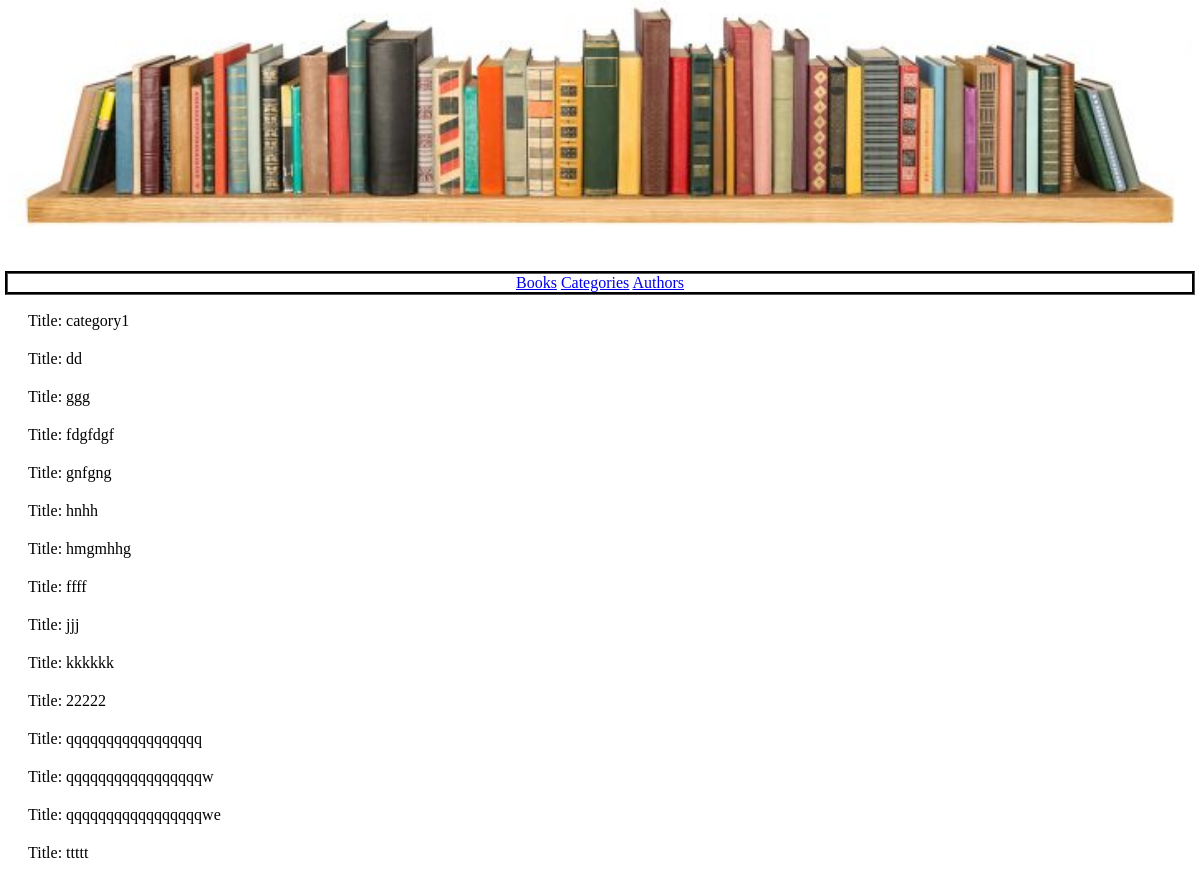
Page /categories/ on the committed database.
### djangoapp/models.py (models this page shows)
class Category(models.Model):
    title = models.CharField(max_length=20)

### djangoapp/views.py (the view)
# urls.py: url(r'^categories/$', views.CategoryListView.as_view(), name="CategoryListView"),
class CategoryListView(generic.ListView):
    template_name = 'categories.html'
    model = models.Category
    context_object_name = 'categories'

### djangoapp/templates/categories.html
{% extends 'base.html' %}
{% block content %}
    {% for category in categories %}
        <section>
        <lable>Title: </lable>
        <lable>{{category.title}}</lable>
        </section>
    {% endfor %}
{% endblock %}

### djangoapp/static/styles/basestyles.css (style rules this page uses)
section { margin: 20px; }

### rows in the picture
Category: title "category1"
Category: title "dd"
Category: title "ggg"
Category: title "fdgfdgf"
Category: title "gnfgng"
Category: title "hnhh"
Category: title "hmgmhhg"
Category: title "ffff"
Category: title "jjj"
Category: title "kkkkkk"
Category: title "22222"
Category: title "qqqqqqqqqqqqqqqqq"
Category: title "qqqqqqqqqqqqqqqqqw"
Category: title "qqqqqqqqqqqqqqqqqwe"
Category: title "ttttt"
